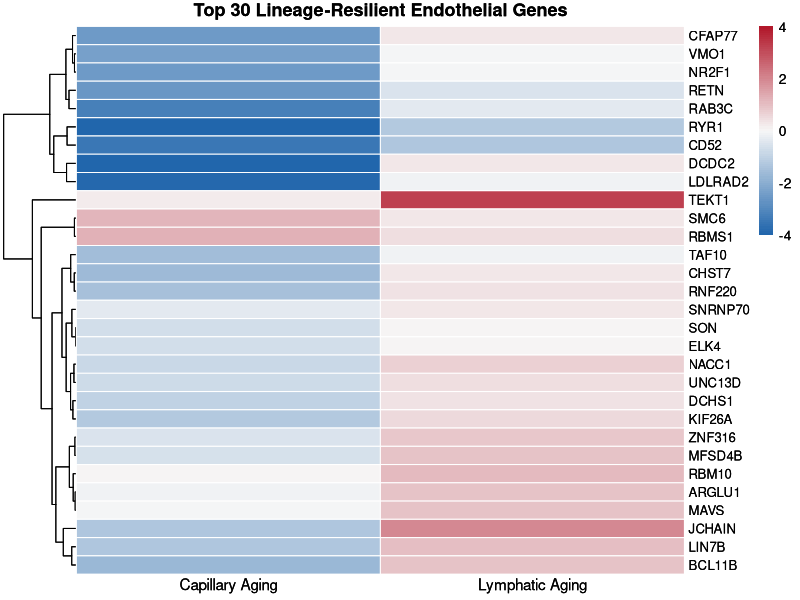

This figure's R source:
library(dplyr)
library(pheatmap)
library(tibble)
library(grid)
library(svglite)
library(ggplot2)
library(gridExtra)

# 1. Release any lingering graphics device file handles
graphics.off()

# 2. Load interaction results from CSV
res_combined <- read.csv("output/tables/deg_interaction_20261009.csv", stringsAsFactors = FALSE) %>%
  filter(!is.na(padj_interaction))

# 3. Extract top 30 significant genes and select Capillary vs. Lymphatic LFC columns
top30_genes <- res_combined %>%
  slice_min(order_by = padj_interaction, n = 30)

heatmap_matrix <- top30_genes %>%
  column_to_rownames(var = "gene") %>%
  select(LFC_Capillary, LFC_LEC)

colnames(heatmap_matrix) <- c("Capillary Aging", "Lymphatic Aging")

# 4. PRINT INTERACTIVELY TO THE PLOTS PANE
ph <- pheatmap(
  as.matrix(heatmap_matrix),
  scale = "none",
  color = colorRampPalette(c("#2166ac", "#f7f7f7", "#b2182b"))(100),
  breaks = seq(-4, 4, length.out = 101),  # Center symmetric color scale at 0
  cluster_cols = FALSE,                  # Keep Capillary vs Lymphatic order fixed
  cluster_rows = TRUE,                   # Group genes with similar aging trends
  display_numbers = FALSE,               # Clean boxes without text overlay
  angle_col = "0",                       # Keep column titles horizontal
  fontsize_row = 9.5,
  fontsize_col = 11,
  main = "Top 30 Lineage-Resilient Endothelial Genes",
  border_color = "white"                 # Crisp grid lines
)

# Display in active session
print(ph)
# ph_gtable <- ph[[4]]
# 
# ggsave(
#   "output/figures/heatmap_top30_clean.svg",
#   plot = grid.arrange(ph_gtable, nrow = 1, ncol = 1),
#   width = 5.5,
#   height = 7.5,
#   units = "in"
#   )

# 5. SAVE TO FILE SAFELY (Optional)
# Uncomment the block below to export after reviewing in the Plots pane
# png("output/figures/heatmap_top30_clean.png", width = 5.5, height = 7.5, units = "in", res = 300)
# grid.newpage()
# grid.draw(ph$gtable)
# dev.off()
